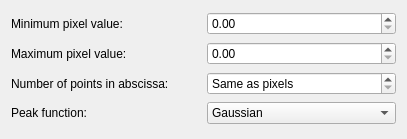
<?xml version="1.0" encoding="UTF-8"?>
<ui version="4.0">
 <class>Form</class>
 <widget class="QWidget" name="Form">
  <property name="geometry">
   <rect>
    <x>0</x>
    <y>0</y>
    <width>407</width>
    <height>139</height>
   </rect>
  </property>
  <property name="windowTitle">
   <string>Form</string>
  </property>
  <layout class="QGridLayout" name="gridLayout">
   <item row="0" column="0">
    <widget class="QLabel" name="label">
     <property name="text">
      <string>Minimum pixel value:</string>
     </property>
    </widget>
   </item>
   <item row="0" column="1">
    <widget class="QDoubleSpinBox" name="pixMinDoubleSpinBox">
     <property name="maximum">
      <double>10000000000000000.000000000000000</double>
     </property>
    </widget>
   </item>
   <item row="1" column="0">
    <widget class="QLabel" name="label_2">
     <property name="text">
      <string>Maximum pixel value:</string>
     </property>
    </widget>
   </item>
   <item row="1" column="1">
    <widget class="QDoubleSpinBox" name="pixMaxDoubleSpinBox">
     <property name="maximum">
      <double>999999999999999.000000000000000</double>
     </property>
    </widget>
   </item>
   <item row="3" column="0">
    <widget class="QLabel" name="label_3">
     <property name="text">
      <string>Peak function:</string>
     </property>
    </widget>
   </item>
   <item row="2" column="1">
    <widget class="QSpinBox" name="pixelCountSpinBox">
     <property name="specialValueText">
      <string>Same as pixels</string>
     </property>
     <property name="maximum">
      <number>99999</number>
     </property>
    </widget>
   </item>
   <item row="2" column="0">
    <widget class="QLabel" name="label_4">
     <property name="text">
      <string>Number of points in abscissa:</string>
     </property>
    </widget>
   </item>
   <item row="3" column="1">
    <widget class="QComboBox" name="peakFunctionComboBox">
     <item>
      <property name="text">
       <string>Gaussian</string>
      </property>
     </item>
     <item>
      <property name="text">
       <string>Lorentzian</string>
      </property>
     </item>
    </widget>
   </item>
  </layout>
 </widget>
 <resources/>
 <connections/>
</ui>
